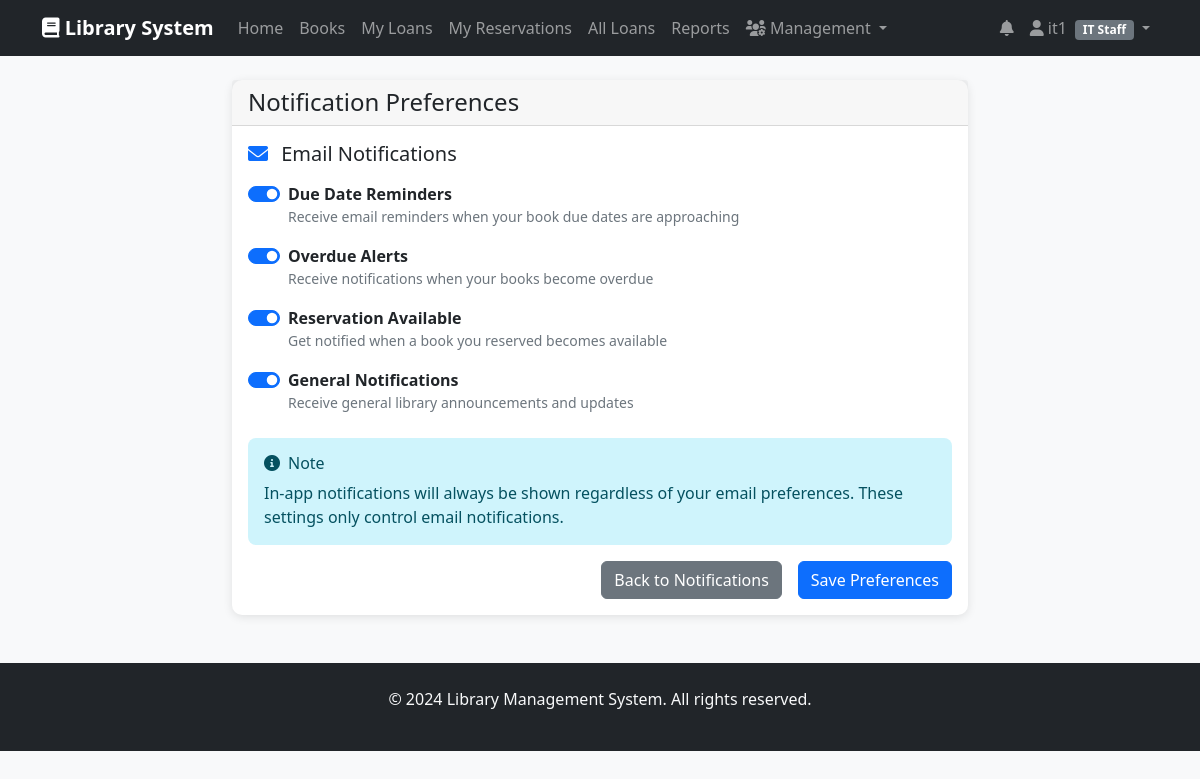
/notifications/preferences/ (signed in), run on the app's committed database.
### accounts/models.py (models this page shows, shortened)
class User(AbstractUser):
    USER_TYPES = (
        ('reader', 'Reader'),
        ('librarian', 'Librarian'),
        ('it_staff', 'IT Staff'),
        ('management', 'Management'),
    )
    user_type = models.CharField(max_length=20, choices=USER_TYPES, default='reader')
    phone_number = models.CharField(max_length=15, blank=True)
    address = models.TextField(blank=True)
    date_of_birth = models.DateField(null=True, blank=True)
    membership_id = models.CharField(max_length=20, unique=True, blank=True, null=True)
    is_active = models.BooleanField(default=True)
    created_at = models.DateTimeField(auto_now_add=True)
    updated_at = models.DateTimeField(auto_now=True)
    class Meta:
        db_table = 'auth_user'

### notifications/models.py (models this page shows, shortened)
class NotificationPreference(models.Model):
    user = models.OneToOneField(User, on_delete=models.CASCADE, related_name='notification_preferences')
    email_due_reminders = models.BooleanField(default=True)
    email_overdue_alerts = models.BooleanField(default=True)
    email_reservation_available = models.BooleanField(default=True)
    email_general = models.BooleanField(default=True)

### notifications/views.py (the view, shortened to what this page needs)
# urls.py: path('preferences/', views.notification_preferences, name='notification_preferences'),
@login_required
def notification_preferences(request):
    preference, created = NotificationPreference.objects.get_or_create(user=request.user)
    return render(request, 'notifications/preferences.html', {'preference': preference})

### notifications/templates/notifications/preferences.html (shortened to what this page needs)
{% extends 'base.html' %}
{% block content %}
<div class="row justify-content-center">
    <div class="col-md-8">
        <div class="card">
            <div class="card-header">
                <h4 class="mb-0">Notification Preferences</h4>
            </div>
            <div class="card-body">
                <form method="post">
                    <div class="mb-4">
                        <h5 class="mb-3">
                            <i class="fas fa-envelope text-primary me-2"></i>
                            Email Notifications
                        </h5>
                        <div class="form-check form-switch mb-3">
                            <input class="form-check-input" type="checkbox" name="email_due_reminders"
                                   id="id_email_due_reminders" {% if preference.email_due_reminders %}checked{% endif %}>
                            <label class="form-check-label" for="id_email_due_reminders">
                                <strong>Due Date Reminders</strong>
                                <p class="text-muted small mb-0">
                                    Receive email reminders when your book due dates are approaching
                                </p>
                            </label>
                        </div>
                        <div class="form-check form-switch mb-3">
                            <input class="form-check-input" type="checkbox" name="email_overdue_alerts"
                                   id="id_email_overdue_alerts" {% if preference.email_overdue_alerts %}checked{% endif %}>
                            <label class="form-check-label" for="id_email_overdue_alerts">
                                <strong>Overdue Alerts</strong>
                                <p class="text-muted small mb-0">
                                    Receive notifications when your books become overdue
                                </p>
                            </label>
                        </div>
                        <div class="form-check form-switch mb-3">
                            <input class="form-check-input" type="checkbox" name="email_reservation_available"
                                   id="id_email_reservation_available" {% if preference.email_reservation_available %}checked{% endif %}>
                            <label class="form-check-label" for="id_email_reservation_available">
                                <strong>Reservation Available</strong>
                                <p class="text-muted small mb-0">
                                    Get notified when a book you reserved becomes available
                                </p>
                            </label>
                        </div>
                        <div class="form-check form-switch mb-3">
                            <input class="form-check-input" type="checkbox" name="email_general"
                                   id="id_email_general" {% if preference.email_general %}checked{% endif %}>
                            <label class="form-check-label" for="id_email_general">
                                <strong>General Notifications</strong>
                                <p class="text-muted small mb-0">
                                    Receive general library announcements and updates
                                </p>
                            </label>
                        </div>
                    </div>
                    <div class="alert alert-info">
                        <h6><i class="fas fa-info-circle me-2"></i>Note</h6>
                        <p class="mb-0">
                            In-app notifications will always be shown regardless of your email preferences.
                            These settings only control email notifications.
                        </p>
                    </div>
                    <div class="d-grid gap-2 d-md-flex justify-content-md-end">
                        <a href="{% url 'notification_list' %}" class="btn btn-secondary me-md-2">Back to Notifications</a>
                        <button type="submit" class="btn btn-primary">Save Preferences</button>
                    </div>
                </form>
            </div>
        </div>
    </div>
</div>
{% endblock %}

### templates/base.html (shortened to what this page needs)
<!DOCTYPE html>
<html lang="en">
<head>
    <link href="https://cdn.jsdelivr.net/npm/bootstrap@5.1.3/dist/css/bootstrap.min.css" rel="stylesheet">
    <link href="https://cdnjs.cloudflare.com/ajax/libs/font-awesome/6.0.0/css/all.min.css" rel="stylesheet">
    <link href="/static/css/style.css" rel="stylesheet">
</head>
<body>
    <nav class="navbar navbar-expand-lg navbar-dark bg-dark">
        <div class="container">
            <a class="navbar-brand" href="{% url 'home' %}">
                <i class="fas fa-book"></i> Library System
            </a>
            <div class="collapse navbar-collapse" id="navbarNav">
                <ul class="navbar-nav me-auto">
                    <li class="nav-item">
                        <a class="nav-link" href="{% url 'home' %}">Home</a>
                    </li>
                    <li class="nav-item">
                        <a class="nav-link" href="{% url 'book_list' %}">Books</a>
                    </li>
                    {% if user.is_authenticated %}
                    <li class="nav-item">
                        <a class="nav-link" href="{% url 'my_loans' %}">My Loans</a>
                    </li>
                    <li class="nav-item">
                        <a class="nav-link" href="{% url 'my_reservations' %}">My Reservations</a>
                    </li>
                    {% if user.user_type in 'librarian,it_staff,management' %}
                    <li class="nav-item">
                        <a class="nav-link" href="{% url 'all_loans' %}">All Loans</a>
                    </li>
                    <li class="nav-item">
                        <a class="nav-link" href="{% url 'reports_dashboard' %}">Reports</a>
                    </li>
                    {% if user.user_type in 'it_staff,management' %}
                    <li class="nav-item dropdown">
                        <a class="nav-link dropdown-toggle" href="#" id="userManagementDropdown" role="button"
                           data-bs-toggle="dropdown">
                            <i class="fas fa-users-cog"></i> Management
                        </a>
                    </li>
                    {% endif %}
                    {% endif %}
                    {% endif %}
                </ul>
                <ul class="navbar-nav">
                    {% if user.is_authenticated %}
                    <li class="nav-item dropdown">
                        <a class="nav-link position-relative" href="#" id="notificationsDropdown"
                           role="button" data-bs-toggle="dropdown" aria-expanded="false">
                            <i class="fas fa-bell"></i>
                        </a>
                    </li>
                    <li class="nav-item dropdown">
                        <a class="nav-link dropdown-toggle" href="#" id="navbarDropdown" role="button"
                           data-bs-toggle="dropdown">
                            <i class="fas fa-user"></i> {{ user.first_name|default:user.username }}
                            <small class="badge bg-secondary ms-1">{{ user.get_user_type_display }}</small>
                        </a>
                    </li>
                    {% endif %}
                </ul>
            </div>
        </div>
    </nav>
    <div class="container mt-4">
        {% block content %}
        {% endblock %}
    </div>
    <footer class="bg-dark text-light mt-5 py-4">
        <div class="container text-center">
            <p>&copy; 2024 Library Management System. All rights reserved.</p>
        </div>
    </footer>
</body>
</html>

### static/css/style.css (style rules this page uses)
body { background-color: #f8f9fa; }
.navbar-brand { font-weight: bold; }
.card { border: none; border-radius: 10px; box-shadow: 0 2px 10px rgba(0,0,0,0.1); transition: transform 0.2s; }
.badge { font-size: 0.75em; }
.alert { border: none; border-radius: 8px; }
.btn { border-radius: 6px; font-weight: 500; }

### data on the page
NotificationPreference: email_due_reminders "☑", email_overdue_alerts "☑", email_reservation_available "☑", email_general "☑"

### other printed values
{{ user.first_name|default:user.username }} "it1"
{{ user.get_user_type_display }} "IT Staff"
